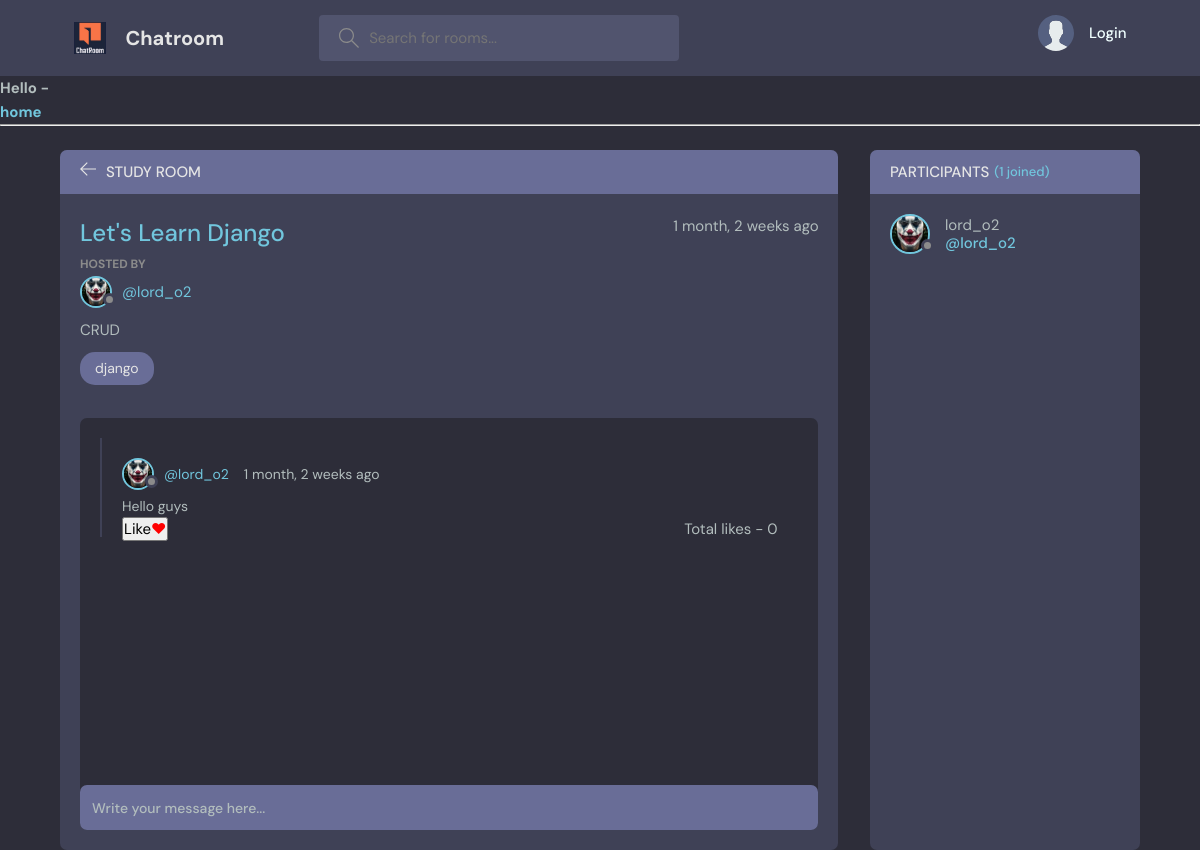
Before: /room/2/ with the older database file.
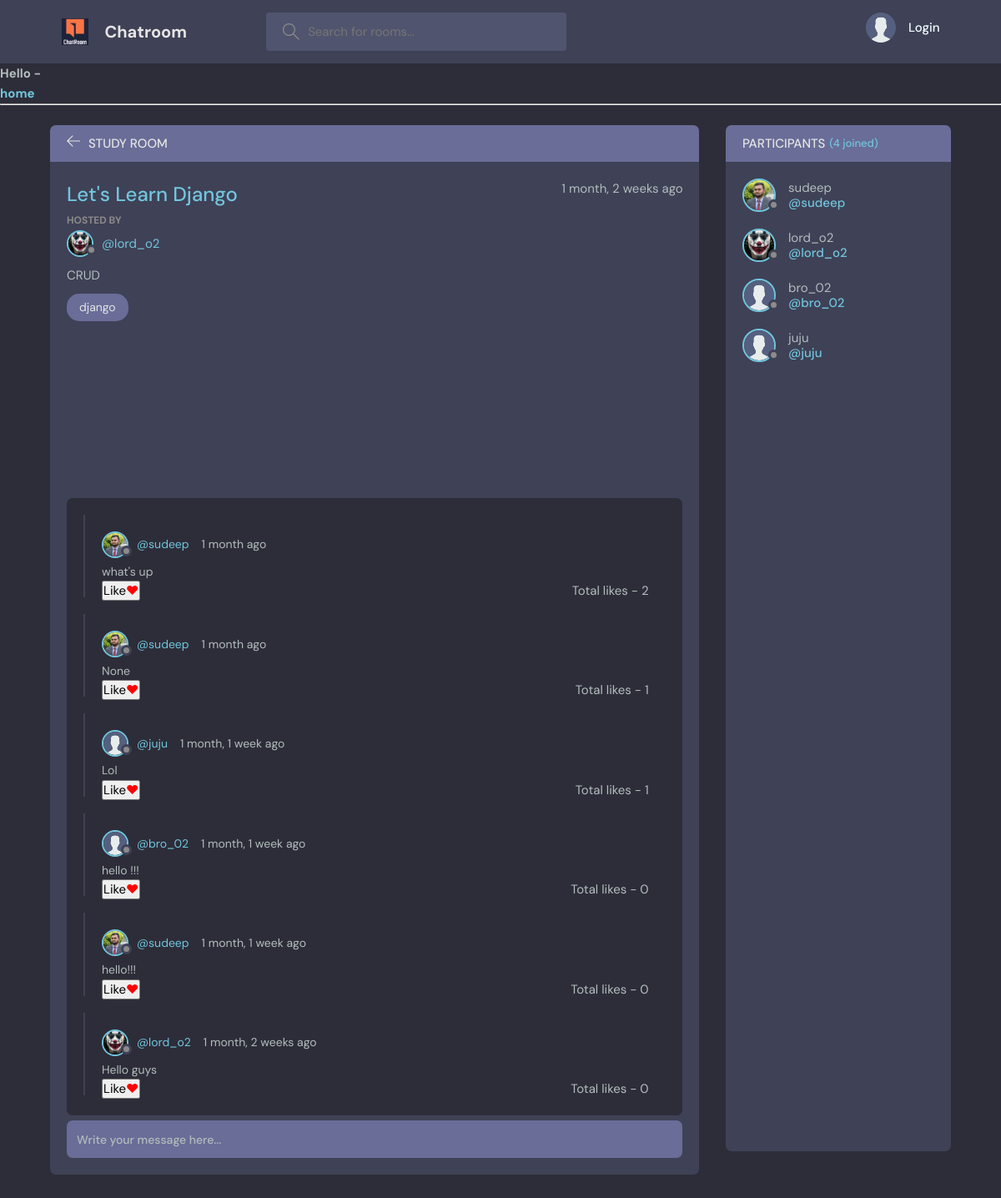
After: the same page with the newer database file.
### base/models.py (models this page shows, shortened)
class Messages(models.Model):
    user=models.ForeignKey(User,on_delete=models.CASCADE)
    room=models.ForeignKey(Room,on_delete=models.CASCADE)
    body=models.TextField(null=True,blank=True)
    created=models.DateTimeField(auto_now_add=True)
    updated=models.DateTimeField(auto_now=True)
    class Meta:
        ordering=['-updated','-created']
    @property
    def vmessage(self):
        try:
            message=self.body
        except:
            message=''
        return message

class User(AbstractUser):
    name=models.CharField(max_length=200,null=True)
    email=models.EmailField(unique=True,null=True)
    about=models.TextField(null=True)
    avatar=models.ImageField(null=True,default='avatar.svg')
    USERNAME_FIELD='email'
    REQUIRED_FIELDS=[]

### base/views.py (the view, shortened to what this page needs)
# urls.py: path('room/<str:pk>/',views.room,name='room'),
def room(request,pk):
    rooms=Room.objects.get(id=pk)
    room_messages=rooms.messages_set.all().order_by('-created')
    participants=rooms.participants.all()
    context={'rooms':rooms,'room_messages':room_messages,'participants':participants}
    return render(request,'base/room.html',context)

### base/models.py (called while the page is built)
    def __str__(self):
        return self.name

### base/templates/base/room.html (shortened to what this page needs)
{% extends 'main.html' %}
{% block start %}
    <main class="profile-page layout layout--2">
      <div class="container">
        <div class="room">
          <div class="room__top">
            <div class="room__topLeft">
              <a href="{{ request.META.HTTP_REFERER }}">
                <svg version="1.1" xmlns="http://www.w3.org/2000/svg" width="32" height="32" viewBox="0 0 32 32">
                  <title>arrow-left</title>
                  <path
                    d="M13.723 2.286l-13.723 13.714 13.719 13.714 1.616-1.611-10.96-10.96h27.625v-2.286h-27.625l10.965-10.965-1.616-1.607z"
                  ></path>
                </svg>
              </a>
              <h3>Study Room</h3>
            </div>
          </div>
          <div class="room__box scroll">
            <div class="room__header scroll">
              <div class="room__info">
                <h3>{{rooms.name}}</h3>
                <span>{{rooms.created|timesince}} ago</span>
              </div>
              <div class="room__hosted">
                <p>Hosted By</p>
                  <a href="{% url 'room-profile' rooms.host.id %}" class="room__author">
                  <div class="avatar avatar--small">
                    <img src="{{rooms.host.avatar.url}}" />
                  </div>
                  <span>@{{rooms.host.username}}</span>
                </a>
              </div>
              <div class="room__details">
               {{rooms.description}}
              </div>
              <span class="room__topics">{{rooms.topic}}</span>
            </div>
            <div class="room__conversation">
              <div class="threads scroll">
                {% for message in room_messages %}
                <div class="thread">
                  <div class="thread__top">
                    <div class="thread__author">
                      <a href="{% url 'room-profile' message.user.id %}" class="thread__authorInfo">
                        <div class="avatar avatar--small">
                          <img src="{{message.user.avatar.url}}" />
                        </div>
                        <span>@{{message.user.username}}</span>
                      </a>
                      <span class="thread__date">{{message.created|timesince}} ago</span>
                    </div>
                  </div>
                  <div class="thread__details">
                   {{message.vmessage}}
                  </div>
                  <div>
                  <div style="float:left">
                    <a href="{% url 'like' message.id %}">
                    <small><button type="submit"><p> Like<span style="font-size:100%;color:red;">&hearts;  </span></p></button></small>
                  </a>
                  </div>
                  <div style="float:right"><small>Total likes - {{message.messagelikes_set.all.count}} </small></div>
                </div>
                </div>
                {% endfor %}
              </div>
            </div>
          </div>
          <div class="room__message">
            <form action="" method="POST">
              <input name="comment" placeholder="Write your message here..." /></form>
          </div>
        </div>
        <div class="participants">
          <h3 class="participants__top">Participants <span>({{participants.count}} joined)</span></h3>
          <div class="participants__list scroll">
            {% for participant in participants %}
            <a href="{% url 'room-profile' participant.id %}"class="participant">
              <div class="avatar avatar--medium">
                <img src="{{participant.avatar.url}}" />
              </div>
              <p>
                {{participant.username}}
                <span>@{{participant.username}}</span>
              </p>
            </a>
            {% endfor %}
          </div>
        </div>
      </div>
    </main>
{% endblock %}

Changed rows visible on the page:
added Messages: user.avatar (picture), user.username "sudeep", created "1 month", vmessage "what's up", messagelikes_set.all.count "2"
added Messages: user.avatar (picture), user.username "sudeep", created "1 month", vmessage "None", messagelikes_set.all.count "1"
added Messages: user.avatar (placeholder picture), user.username "juju", created "1 month, 1 week", vmessage "Lol", messagelikes_set.all.count "1"
added Messages: user.avatar (placeholder picture), user.username "bro_02", created "1 month, 1 week", vmessage "hello !!!", messagelikes_set.all.count "0"
added Messages: user.avatar (picture), user.username "sudeep", created "1 month, 1 week", vmessage "hello!!!", messagelikes_set.all.count "0"
now on this page (row edited): User: avatar (picture), username "sudeep"
added User: avatar (placeholder picture), username "bro_02"
added User: avatar (placeholder picture), username "juju"
Other visible differences:
{{ participants.count }}: "1" → "4"
